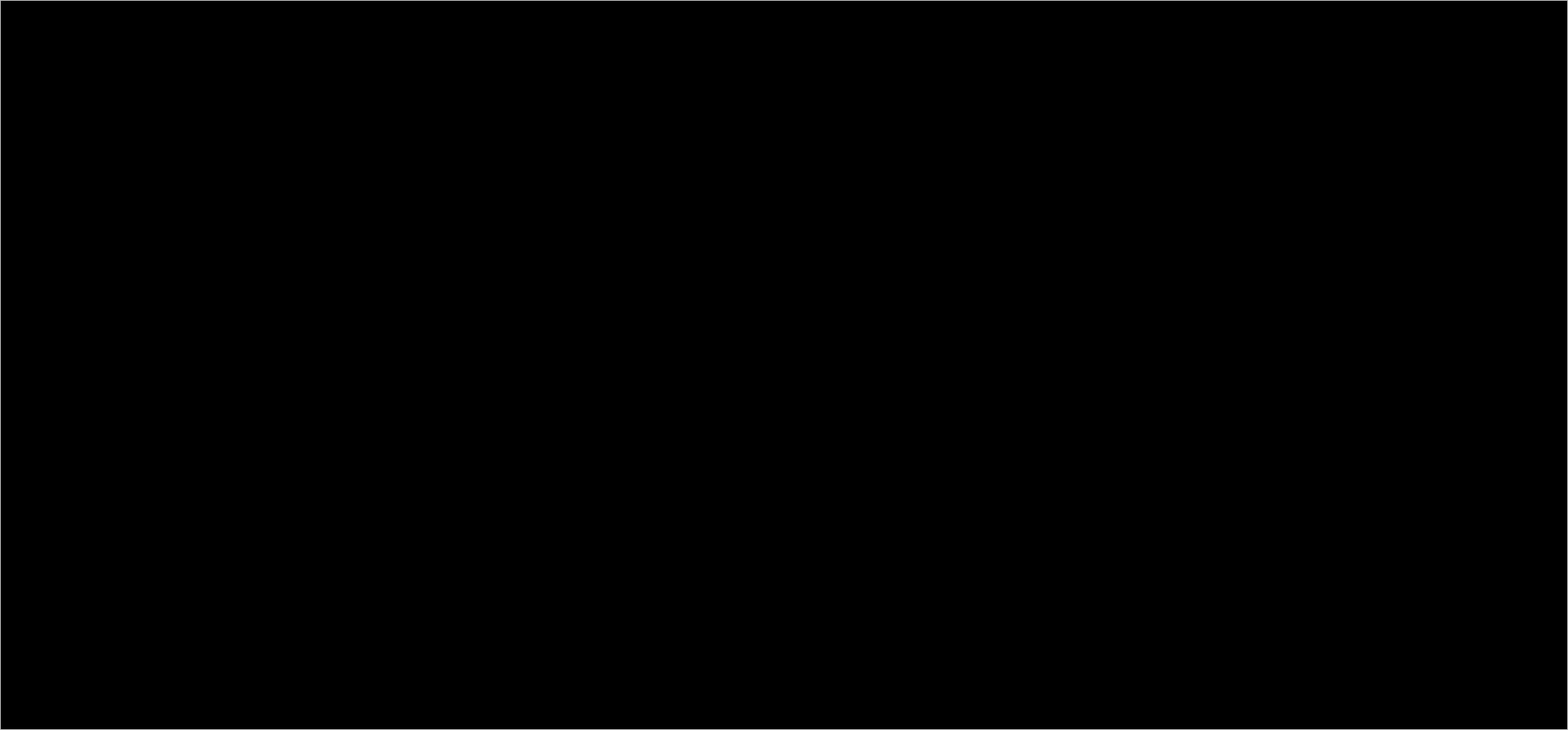
<?xml version="1.0" encoding="UTF-8"?>
<ui version="4.0">
 <class>MultiStationDispKSK</class>
 <widget class="QWidget" name="MultiStationDispKSK">
  <property name="geometry">
   <rect>
    <x>0</x>
    <y>0</y>
    <width>1920</width>
    <height>894</height>
   </rect>
  </property>
  <property name="windowTitle">
   <string>Form</string>
  </property>
  <property name="styleSheet">
   <string notr="true"/>
  </property>
  <layout class="QVBoxLayout" name="verticalLayout">
   <property name="spacing">
    <number>0</number>
   </property>
   <property name="leftMargin">
    <number>0</number>
   </property>
   <property name="topMargin">
    <number>0</number>
   </property>
   <property name="rightMargin">
    <number>0</number>
   </property>
   <property name="bottomMargin">
    <number>0</number>
   </property>
   <item>
    <widget class="QScrollArea" name="scrollArea">
     <property name="widgetResizable">
      <bool>true</bool>
     </property>
     <widget class="QWidget" name="widget">
      <property name="geometry">
       <rect>
        <x>0</x>
        <y>0</y>
        <width>1918</width>
        <height>892</height>
       </rect>
      </property>
      <property name="styleSheet">
       <string notr="true">QWidget{
	background-color: rgb(0, 0, 0);
	padding: 24px 24px 24px 24px;
}</string>
      </property>
      <layout class="QHBoxLayout" name="horizontalLayout">
       <item>
        <widget class="QWidget" name="widget_2" native="true"/>
       </item>
      </layout>
     </widget>
    </widget>
   </item>
  </layout>
 </widget>
 <resources/>
 <connections/>
</ui>
